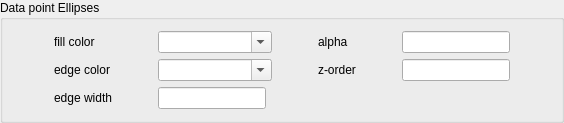
           <widget class="QGroupBox" name="groupBox_15">
            <property name="title">
             <string>Data point Ellipses</string>
            </property>
            <layout class="QVBoxLayout" name="verticalLayout_27">
             <item>
              <layout class="QGridLayout" name="gridLayout_11">
               <item row="1" column="2">
                <spacer name="horizontalSpacer_3">
                 <property name="orientation">
                  <enum>Qt::Horizontal</enum>
                 </property>
                 <property name="sizeHint" stdset="0">
                  <size>
                   <width>40</width>
                   <height>20</height>
                  </size>
                 </property>
                </spacer>
               </item>
               <item row="1" column="7">
                <spacer name="horizontalSpacer_2">
                 <property name="orientation">
                  <enum>Qt::Horizontal</enum>
                 </property>
                 <property name="sizeHint" stdset="0">
                  <size>
                   <width>40</width>
                   <height>20</height>
                  </size>
                 </property>
                </spacer>
               </item>
               <item row="0" column="7">
                <spacer name="horizontalSpacer_80">
                 <property name="orientation">
                  <enum>Qt::Horizontal</enum>
                 </property>
                 <property name="sizeHint" stdset="0">
                  <size>
                   <width>40</width>
                   <height>20</height>
                  </size>
                 </property>
                </spacer>
               </item>
               <item row="0" column="0">
                <spacer name="horizontalSpacer_83">
                 <property name="orientation">
                  <enum>Qt::Horizontal</enum>
                 </property>
                 <property name="sizeHint" stdset="0">
                  <size>
                   <width>40</width>
                   <height>20</height>
                  </size>
                 </property>
                </spacer>
               </item>
               <item row="1" column="3" colspan="2">
                <widget class="QComboBox" name="ellipseEdgeColorCombo">
                 <property name="editable">
                  <bool>true</bool>
                 </property>
                </widget>
               </item>
               <item row="0" column="3" colspan="2">
                <widget class="QComboBox" name="ellipseFillColorCombo">
                 <property name="editable">
                  <bool>true</bool>
                 </property>
                </widget>
               </item>
               <item row="0" column="5">
                <spacer name="horizontalSpacer_86">
                 <property name="orientation">
                  <enum>Qt::Horizontal</enum>
                 </property>
                 <property name="sizeHint" stdset="0">
                  <size>
                   <width>40</width>
                   <height>20</height>
                  </size>
                 </property>
                </spacer>
               </item>
               <item row="1" column="1">
                <widget class="QLabel" name="label_48">
                 <property name="text">
                  <string>edge color</string>
                 </property>
                </widget>
               </item>
               <item row="0" column="1">
                <widget class="QLabel" name="label_8">
                 <property name="text">
                  <string>fill color</string>
                 </property>
                </widget>
               </item>
               <item row="0" column="2">
                <spacer name="horizontalSpacer_84">
                 <property name="orientation">
                  <enum>Qt::Horizontal</enum>
                 </property>
                 <property name="sizeHint" stdset="0">
                  <size>
                   <width>40</width>
                   <height>20</height>
                  </size>
                 </property>
                </spacer>
               </item>
               <item row="1" column="5">
                <spacer name="horizontalSpacer_85">
                 <property name="orientation">
                  <enum>Qt::Horizontal</enum>
                 </property>
                 <property name="sizeHint" stdset="0">
                  <size>
                   <width>40</width>
                   <height>20</height>
                  </size>
                 </property>
                </spacer>
               </item>
               <item row="0" column="9">
                <spacer name="horizontalSpacer_7">
                 <property name="orientation">
                  <enum>Qt::Horizontal</enum>
                 </property>
                 <property name="sizeHint" stdset="0">
                  <size>
                   <width>40</width>
                   <height>20</height>
                  </size>
                 </property>
                </spacer>
               </item>
               <item row="2" column="3">
                <widget class="QLineEdit" name="ellipseEdgeWidthEntry"/>
               </item>
               <item row="2" column="1">
                <widget class="QLabel" name="label_46">
                 <property name="text">
                  <string>edge width</string>
                 </property>
                </widget>
               </item>
               <item row="0" column="6">
                <widget class="QLabel" name="label_47">
                 <property name="text">
                  <string>alpha</string>
                 </property>
                </widget>
               </item>
               <item row="1" column="6">
                <widget class="QLabel" name="label_44">
                 <property name="text">
                  <string>z-order</string>
                 </property>
                </widget>
               </item>
               <item row="0" column="8">
                <widget class="QLineEdit" name="ellipseAlphaEntry"/>
               </item>
               <item row="1" column="8">
                <widget class="QLineEdit" name="ellipseZEntry"/>
               </item>
              </layout>
             </item>
            </layout>
           </widget>
